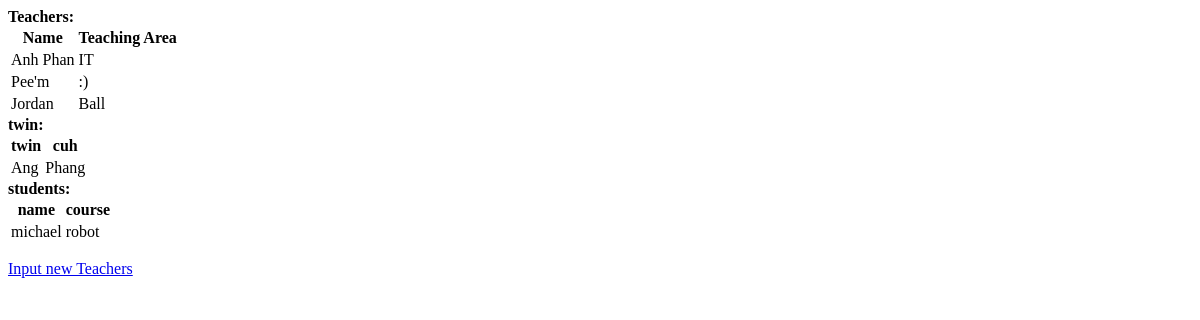
The app's page /, older data.
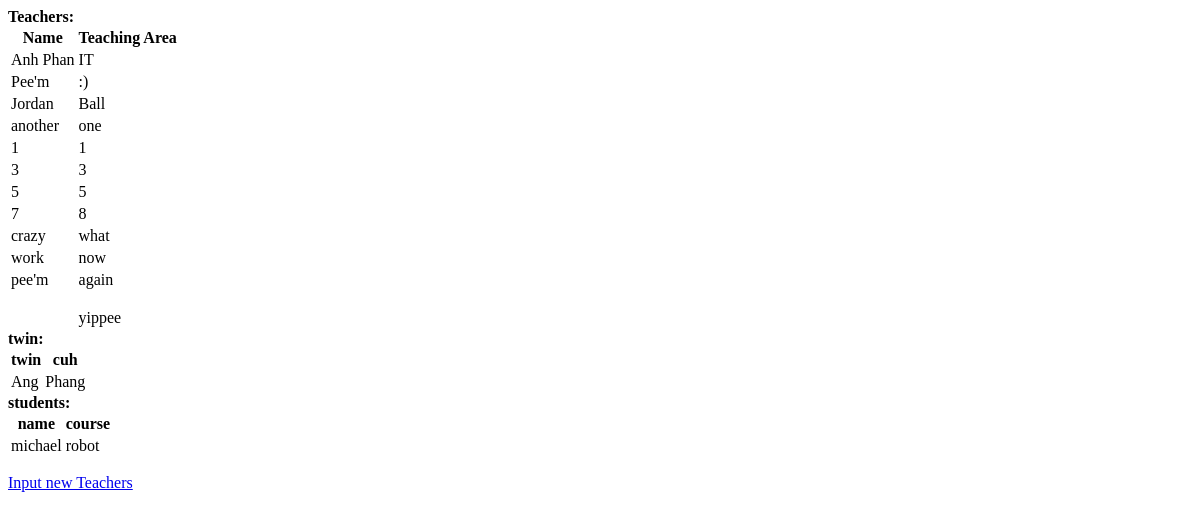
The same page, newer data.
### MyApp1/models.py (models this page shows)
class teacher(models.Model):
    Name = models.CharField(max_length=25, blank=True)
    Area = models.CharField(max_length=30, blank=True)

class twin(models.Model):
    Name = models.CharField(max_length=25)
    Area = models.CharField(max_length=30)

class student(models.Model):
    Name = models.CharField(max_length=25)
    Area = models.CharField(max_length=30)

### MyApp1/views.py (the view)
# urls.py: re_path(r'^$', MyApp1.views.index, name='index'),
def index(request):
   twins = twin.objects.all
   teachers = teacher.objects.all
   students = student.objects.all
   return render(request,"MyApp1/index.html",{'content2': twins, 'content': teachers, 'content3': students})

### MyApp1/templates/MyApp1/index.html
<body>
    <strong>Teachers:</strong>
    {% if content %}
    <table>
        <tr>
            <th>Name</th>
            <th>Teaching Area</th>
        </tr>
        {% for teach in content %}
        <tr>
            <td>{{teach.Name}}</td>
            <td>{{teach.Area}}</td>
        </tr>
        {% endfor %}
    </table>
    {% else %}
    <strong>No data!!</strong>
    {% endif %}
    <strong>twin:</strong>
    {% if content %}
    <table>
        <tr>
            <th>twin</th>
            <th>cuh</th>
        </tr>
        {% for twin in content2 %}
        <tr>
            <td>{{twin.Name}}</td>
            <td>{{twin.Area}}</td>
        </tr>
        {% endfor %}
    </table>
    {% else %}
    <strong>No data!!</strong>
    {% endif %}
    <strong>students:</strong>
    {% if content %}
    <table>
        <tr>
            <th>name</th>
            <th>course</th>
        </tr>
        {% for student in content3 %}
        <tr>
            <td>{{student.Name}}</td>
            <td>{{student.Area}}</td>
        </tr>
        {% endfor %}
    </table>
    {% else %}
    <strong>No data!!</strong>
    {% endif %}
    <p><a href="{% url 'input' %}">Input new Teachers</a></p>
</body>

Row changes from the older to the newer data that the page shows:
added teacher: Name "another", Area "one"
added teacher: Name "1", Area "1"
added teacher: Name "3", Area "3"
added teacher: Name "5", Area "5"
added teacher: Name "7", Area "8"
added teacher: Name "crazy", Area "what"
added teacher: Name "work", Area "now"
added teacher: Name "pee'm", Area "again"
added teacher: Area "yippee"
